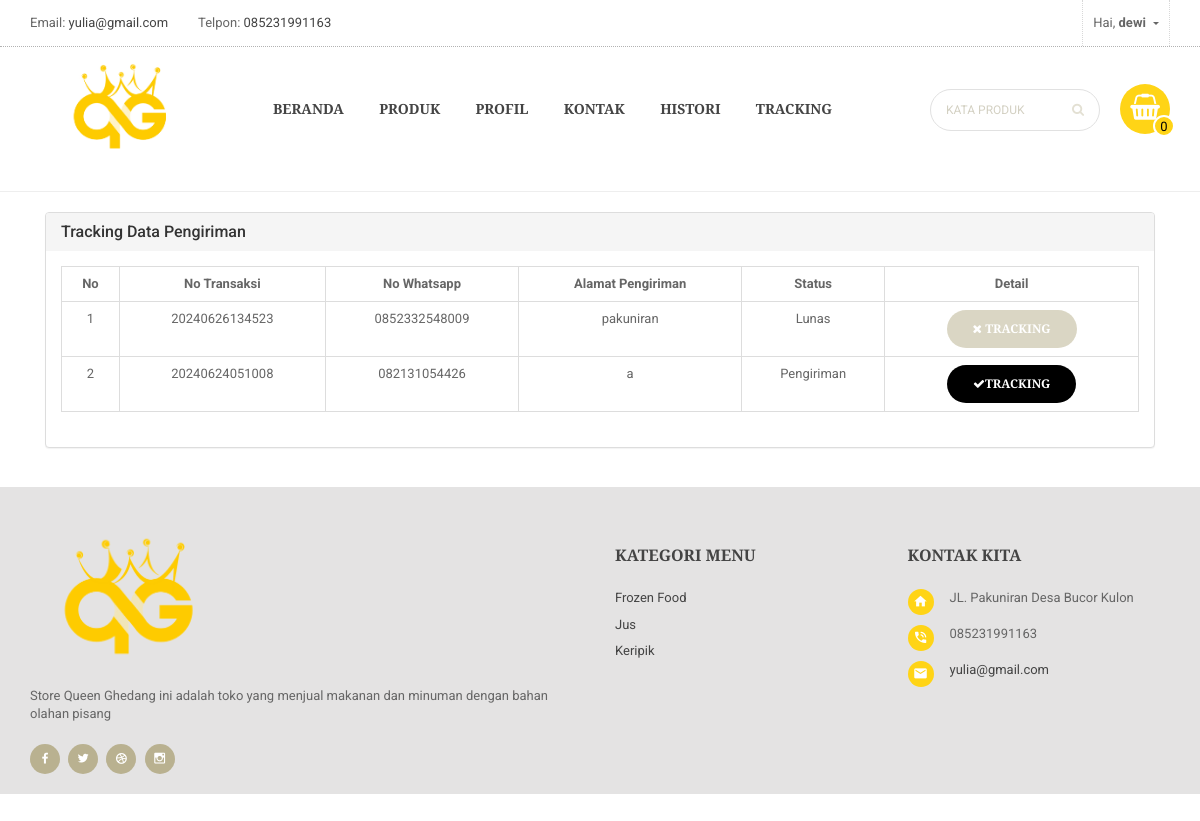
Screenshot of /tracking/ (signed in) with the database file from the repository.
### website/models.py (models this page shows, shortened)
class Statis(models.Model):
    alamat_kami = models.TextField(max_length=200, blank=False, null=True)
    telpon = models.CharField(max_length=200, blank=False, null=True)
    email = models.EmailField(max_length=200, blank=False, null=True)
    class Meta:
        verbose_name_plural ="Statis"

class Kategori(models.Model):
    nama = models.CharField(max_length=200, blank=False, null=True,verbose_name="Nama Kategori")
    aktif = models.BooleanField(default=True)
    slug = models.SlugField(max_length=200, null=False, unique=True)
    class Meta:
        verbose_name_plural ="Kategori"

### cart/models.py (models this page shows, shortened)
class Transaksi(models.Model):
    Status=(
        ('Belum Lunas', 'Belum Lunas'),
        ('Lunas' , 'Lunas'),
        ('Pengiriman' , 'Pengiriman'),
        ('Selesai' , 'Selesai'),
        ('Gagal' , 'Gagal'),
        ('Kadaluarsa' , 'Kadaluarsa'),
        ('Pembayaran Ditolak' , 'Pembayaran Ditolak'),
    )
    KT=(
        ('ditempat', 'ditempat'),
        ('dilokasi' , 'dilokasi'),
    )
    custumer = models.ForeignKey(Custumer, null=True, blank=False, related_name="produks", on_delete=models.SET_NULL)
    no_transaksi = models.CharField(max_length=200, blank=False, null=True)
    wa_kirim = models.CharField(max_length=200, blank=True, null=True,verbose_name="No Whatsapp")
    alamat_kirim = models.CharField(max_length=300, blank=True, null=True)
    total_transaksi = models.BigIntegerField(blank=True, null=True)
    keterangan_pesanan = models.CharField(max_length=200, blank=True, null=True, choices=KT)
    status = models.CharField(max_length=200, default="belum lunas", blank=True, null=True, choices=Status)
    date_created= models.DateTimeField(auto_now_add=True, null=True,blank=True)
    token_payment = models.CharField(max_length=300, blank=True, null=True)
    class Meta:
        ordering = ('-no_transaksi', )
    class Meta:
        verbose_name_plural ="Transaksi"

### website/decorators.py (the view)
        def perubahan_halaman(request, *args, **kwargs):
            group = None
            if request.user.groups.exists():
                group = request.user.groups.all()[0].name
            if group in yang_diizinkan :
                return fungsi_awal(request, *args, **kwargs)
            else:
                return HttpResponse('<h2><center>Anda Tidak Dijikankan Ke Tampilan ini</center></h2>')

### cart/context_processors.py (called while the page is built)
def keranjang(request):
    return {'keranjang': Cart(request)}

### cart/keranjang.py (called while the page is built)
    def __len__(self): # Menghitung quantity
        return sum(item['quantity'] for item in self.cart.values())

    def get_total_price(self): # Menghitung total Harga
        return sum(Decimal(item['price']) * item['quantity'] for item in self.cart.values())

### website/views.py (called while the page is built)
@login_required(login_url='loginpage')
@ijinkan_pengguna(yang_diizinkan=['custumer'])
def tracking(request):
    id_konsumen = request.user.custumer.id
    konsumen = Custumer.objects.get(id=id_konsumen)
    lokasi = Transaksi.objects.filter(keterangan_pesanan="dilokasi" , custumer=konsumen.id).order_by('-id')
    context = {
        "judul": "Tracking",
        "lokasi":lokasi
    }
    return render(request, 'tracking.html', context)

def kategoriberanda(request):
    kategori = Kategori.objects.filter(aktif=True).order_by('-id')
    return {'kategori':kategori}

def modalberita(request):
    modalproduk = Product.objects.order_by('-id')
    return {'modalproduk':modalproduk}

def statisweb(request):
    statis = Statis.objects.get(id=1)
    return {'statis':statis}

### website/templates/tracking.html (shortened to what this page needs)
{% extends "base.html" %}
{% load static %}
{% load humanize %}
{% block content %}
<div id="content" class="site-content">
				<div class="container">
					<div class="contact-page">
						<div class="checkout-left col-lg-12 col-md-12 col-sm-12 col-xs-12">
								<div class="panel-group" id="accordion">
									<div class="panel panel-default">
										<div class="panel-heading">
											<h4 class="panel-title">
													Tracking Data Pengiriman
											</h4>
										</div>
										<div>
											<div class="panel-body">
												<table class="cart-summary table table-bordered">
													<thead>
														<tr>
															 <th class=" text-center">No</th>
                                                            <th class=" text-center">No Transaksi</th>
                                                            <th class=" text-center">No Whatsapp</th>
                                                            <th class=" text-center">Alamat Pengiriman</th>
                                                            <th class=" text-center">Status</th>
                                                            <th class=" text-center">Detail</th>
														</tr>
													</thead>
													<tbody>
													{% for r in lokasi %}
													<tr>
                                                        <td class="text-center">{{ forloop.counter }}</td>
                                                        <td class="text-center">{{r.no_transaksi}}</td>
                                                        <td class="text-center">
														{% if r.wa_kirim %}
															{{r.wa_kirim}}
														{% else %}
															{{request.user.custumer.wa}}
														{% endif %}
														</td>
                                                        <td class="text-center">
														{% if r.alamat_kirim %}
															{{r.alamat_kirim}}
														{% else %}
															{{request.user.custumer.alamat}}
														{% endif %}
														</td>
                                                        <td class="text-center">{{r.status}}</td>
                                                      {% if r.status == "Pengiriman" %}
													  <td class="text-center">
														<a href="{% url 'trackingantar' r.no_transaksi %}" class="btn btn-primary btn-sm"><i class="fa fa-check"></i>Tracking</a>
														</td>
													  {% else %}
													  <td class="text-center">
														<a href="" class="btn btn-danger btn-sm disabled"> <i class="fa fa-times"></i> Tracking</a>
														</td>
													  {% endif %}
                                                    </tr>
													{% empty %}
													<tr>
                                                        <td class="text-center" colspan="6">Belum Ada Transaksi Antar ke lokasi</td>
                                                    </tr>
													{% endfor %}
													</tbody>
												</table>
											</div>
										</div>
									</div>
								</div>
							</div>
					</div>
				</div>
			</div>
{% endblock content %}

### templates/base.html (shortened to what this page needs)
{% load static %}
{% load humanize %}
<!DOCTYPE html>
<html lang="zxx">
<head>
    <link rel="stylesheet" href="{% static 'public/libs/bootstrap/css/bootstrap.css' %}">
    <link rel="stylesheet" href="{% static 'public/libs/font-awesome/css/font-awesome.min.css' %}">
    <link rel="stylesheet" href="{% static 'public/libs/font-material/css/material-design-iconic-font.min.css' %}">
    <link rel="stylesheet" href="{% static 'public/libs/nivo-slider/css/nivo-slider.css' %}">
    <link rel="stylesheet" href="{% static 'public/libs/nivo-slider/css/animate.css' %}">
    <link rel="stylesheet" href="{% static 'public/libs/nivo-slider/css/style.css' %}">
    <link rel="stylesheet" href="{% static 'public/libs/owl.carousel/assets/owl.carousel.min.css' %}">
    <link rel="stylesheet" href="{% static 'public/libs/slider-range/css/jslider.css' %}">
    <link rel="stylesheet" href="{% static 'public/css/style.css' %}">
    <link rel="stylesheet" href="{% static 'public/css/reponsive.css' %}">
</head>
	<body class="home home-2">
		<div id="all">
				<header >
					<div class="topbar">
						<div class="container topbar-content">
							<div class="row">
								<div class="col-md-7 col-sm-7 col-xs-12">
									<div class="topbar-left d-flex">
										<div class="email">
											<li><span>Email: </span><a href="#">{{statis.email}}</a></li>
										</div>
										<div class="skype">
											<li><span>Telpon: </span><a href="#">{{statis.telpon}}</a></li>
										</div>
									</div>
								</div>
								<div class="col-md-5 col-sm-5 col-xs-12">
									<div class="topbar-right d-flex justify-content-end">
										<div class="dropdown account">
											<div class="dropdown-toggle" data-toggle="dropdown">
											{% if user.is_authenticated %}
											Hai, <b> {{ request.user }}</b>
											{% else %}
											Registrasi Akun
											{% endif %}
											</div>
										</div>
									</div>
								</div>
							</div>
						</div>
					</div>
					<div class="header-top">
						<div class="container">
							<div class="row margin-0">
								<div class="col-lg-2 col-md-2 col-sm-12 padding-0">
									<div class="logo">
										<a href="#">
											<img class="img-responsive" src="{% static 'public/img/logo12.png' %}" alt="Logo">
										</a>
									</div>
								</div>
								<div class="col-lg-7 col-md-7 col-sm-12 padding-0">
									<div id="main-menu">
									{% include "navbar.html" %}
									</div>
								</div>
								<div class="col-lg-3 col-md-3 col-sm-12 padding-0">
									{% with totail_items=keranjang|length %}
									<div class="block-cart dropdown">
										<div class="cart-title">
											<i class="fa fa-shopping-basket"></i>
											{% if keranjang|length > 0 %}
											<span class="cart-count">{{ totail_items }}</span>
											{% else %}
											<span class="cart-count">0</span>
											{% endif %}
										</div>
									</div>
									{% endwith %}
									<div class="form-search">
										<form action="{% url 'cari' %}" method="GET">
											<input type="text"  name="kata" class="form-input" placeholder="Kata produk">
											<button type="submit" class="fa fa-search"></button>
										</form>
									</div>
								</div>
							</div>
						</div>
					</div>
					<hr>
				</header>
			{% block content %}
			{% endblock content %}
			<footer id="footer">
				<div class="footer">
					<div class="container">
						<div class="row">
							<div class="col-lg-6 col-md-6 col-sm-6 col-xs-12 footer-col">
								<div class="block text">
									<div class="block-content">
										<a href="" class="logo-footer">
											<img src="{% static 'public/img/queen3.png' %}" alt="Logo" width="200">
										</a>
										<p>
											Store Queen Ghedang ini adalah toko yang menjual makanan dan minuman dengan bahan olahan pisang
										</p>
									</div>
								</div>
								<div class="block social">
									<div class="block-content">
										<ul>
											<li><a href="#"><i class="zmdi zmdi-facebook"></i></a></li>
											<li><a href="#"><i class="zmdi zmdi-twitter"></i></a></li>
											<li><a href="#"><i class="zmdi zmdi-dribbble"></i></a></li>
											<li><a href="#"><i class="zmdi zmdi-instagram"></i></a></li>
										</ul>
									</div>
								</div>
							</div>
							<div class="col-lg-3 col-md-3 col-sm-6 col-xs-12 footer-col">
								<div class="block menu">
									<h2 class="block-title">Kategori Menu</h2>
									<div class="block-content">
										<ul>
										{% for kt in kategori %}
                                                       <li>
														<a href="{% url 'kategori' kt.slug %}" title="{{kt.nama}}">{{kt.nama}}</a>
													</li>
                                                    {% empty %}
                                                        <div class="alert alert-danger">Kategori Kosong</div>
                                                    {% endfor %}
										</ul>
									</div>
								</div>
							</div>
							<div class="col-lg-3 col-md-3 col-sm-6 col-xs-12 footer-col">
								<div class="block text">
									<h2 class="block-title">Kontak Kita</h2>
									<div class="block-content">
										<div class="contact">
											<div class="item d-flex">
												<div>
													<i class="zmdi zmdi-home"></i>
												</div>
												<div>
													<span>JL. Pakuniran Desa Bucor Kulon</span>
												</div>
											</div>
											<div class="item d-flex">
												<div>
													<i class="zmdi zmdi-phone-in-talk"></i>
												</div>
												<div>
													<span>085231991163</span>
												</div>
											</div>
											<div class="item d-flex">
												<div>
													<i class="zmdi zmdi-email"></i>
												</div>
												<div>
													<span><a href="mailto:support@domain.com">yulia@gmail.com</a></span>
												</div>
											</div>
										</div>
									</div>
								</div>
							</div>
						</div>
					</div>
				</div>
				<div class="footer-copyright text-center">
				</div>
			</footer>
		</div>
	</body>
</html>

### templates/navbar.html (shortened to what this page needs)
{% load static %}
		                        <ul class="menu">
                                    <li><a href="{% url 'beranda' %}" title="Beranda">Beranda</a></li>
										<li class="dropdown">
											<a href="" title="Product">Produk</a>
										</li>
										<li>
											<a href="{% url 'profil' %}">Profil</a>
										</li>
										<li>
											<a href="{% url 'kontak' %}">Kontak</a>
										</li>
										{% if user.is_authenticated %}
											{% for group in user.groups.all  %}
												{% if group.name == "custumer" %}
													<li>
														<a href="{% url 'histori' %}">Histori</a>
													</li>
													<li>
														<a href="{% url 'tracking' %}">Tracking</a>
													</li>
												{% endif %}
											{% endfor %}
										{% endif %}
								</ul>

### rows the page displays
Statis: email "yulia@gmail.com", telpon "085231991163"
Transaksi: no_transaksi "20240626134523", wa_kirim "0852332548009", alamat_kirim "pakuniran", status "Lunas", shows "TRACKING"
Transaksi: no_transaksi "20240624051008", wa_kirim "082131054426", alamat_kirim "a", status "Pengiriman", shows "TRACKING"
Kategori: nama "Frozen Food"
Kategori: nama "Jus"
Kategori: nama "Keripik"

### other values shown
{{ request.user }} "dewi"
